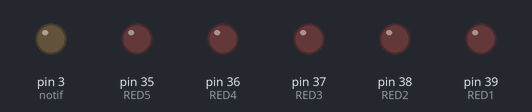
Bench run of a sketch on a simulated Arduino Mega 2560, built with avr-gcc and run on an emulated ATmega2560. Parts: output pins drawn as LEDs (lit = HIGH).

Above: at 0.2 s.
At 0.7 s:
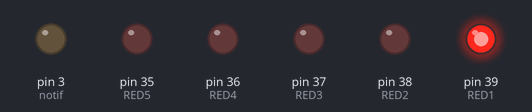
At 1.7 s:
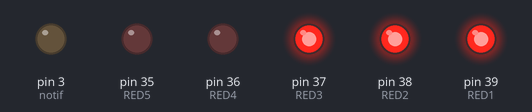
At 2.2 s:
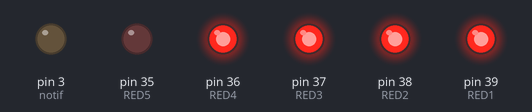
At 4.5 s:
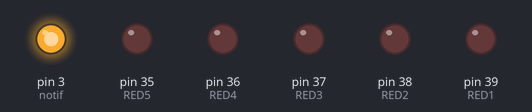
At 6.7 s:
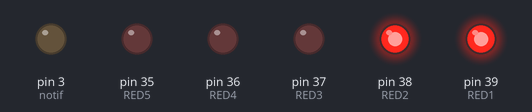
Timing chart, 0 to 7.2 s (numbered marks = the images above):
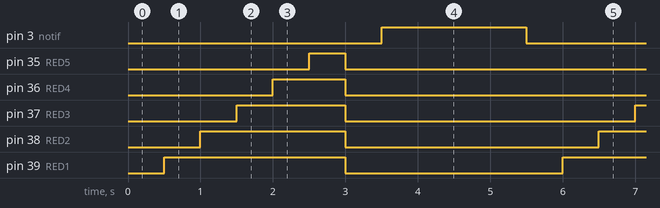

Measured:
- by itself, pin 3 (notif), pin 38 (RED2): alternates HIGH for 2.0 s and LOW for 3.5 s
- by itself, pin 35 (RED5): alternates HIGH for 0.50 s and LOW for 5.0 s
- by itself, pin 36 (RED4): alternates HIGH for 1.0 s and LOW for 4.5 s
- by itself, pin 37 (RED3): alternates HIGH for 1.5 s and LOW for 4.0 s
- by itself, pin 39 (RED1): alternates HIGH for 2.5 s and LOW for 3.0 s

The sketch:

LED_array_test.ino
```cpp
#define RED1 39
#define RED2 38
#define RED3 37
#define RED4 36
#define RED5 35
#define button 6
#define notif 3

int button_cycle = 0;

void setup() {
  // DECLARE OUTPUTS
  pinMode(RED1, OUTPUT);
  pinMode(RED2, OUTPUT);
  pinMode(RED3, OUTPUT);
  pinMode(RED4, OUTPUT);
  pinMode(RED5, OUTPUT);
  pinMode(notif, OUTPUT);

  // DECLARE INPUTS
  pinMode(button, INPUT);

  // INITIALIZE LED OUTPUTS
  digitalWrite(RED1, LOW);
  digitalWrite(RED2, LOW);
  digitalWrite(RED3, LOW);
  digitalWrite(RED4, LOW);
  digitalWrite(RED5, LOW);
  digitalWrite(notif, LOW);
}


void loop() {

      digitalWrite(RED1, LOW);
      digitalWrite(RED2, LOW);
      digitalWrite(RED3, LOW);
      digitalWrite(RED4, LOW);
      digitalWrite(RED5, LOW);

  delay(500);

      digitalWrite(RED1, HIGH);
      digitalWrite(RED2, LOW);
      digitalWrite(RED3, LOW);
      digitalWrite(RED4, LOW);
      digitalWrite(RED5, LOW);

  delay(500);

      digitalWrite(RED1, HIGH);
      digitalWrite(RED2, HIGH);
      digitalWrite(RED3, LOW);
      digitalWrite(RED4, LOW);
      digitalWrite(RED5, LOW);

  delay(500);

      digitalWrite(RED1, HIGH);
      digitalWrite(RED2, HIGH);
      digitalWrite(RED3, HIGH);
      digitalWrite(RED4, LOW);
      digitalWrite(RED5, LOW);

  delay(500);

      digitalWrite(RED1, HIGH);
      digitalWrite(RED2, HIGH);
      digitalWrite(RED3, HIGH);
      digitalWrite(RED4, HIGH);
      digitalWrite(RED5, LOW);

    delay(500);

      digitalWrite(RED1, HIGH);
      digitalWrite(RED2, HIGH);
      digitalWrite(RED3, HIGH);
      digitalWrite(RED4, HIGH);
      digitalWrite(RED5, HIGH);

  delay(500);

    digitalWrite(RED1, LOW);
    digitalWrite(RED2, LOW);
    digitalWrite(RED3, LOW);
    digitalWrite(RED4, LOW);
    digitalWrite(RED5, LOW);

  delay(500);

  digitalWrite(notif, HIGH);
  delay(2000);
  digitalWrite(notif, LOW);

}
```
